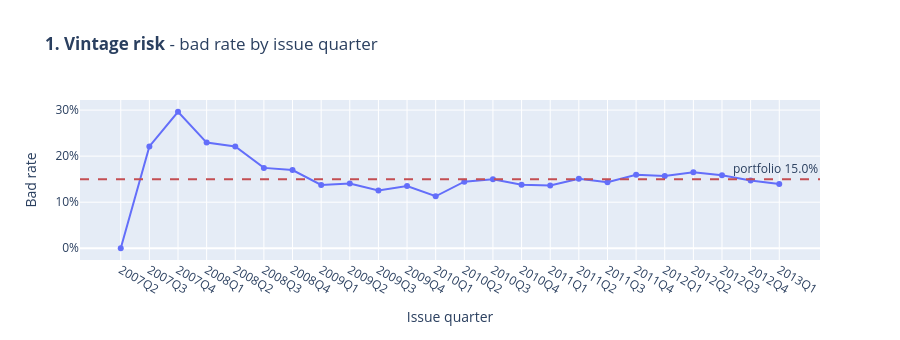
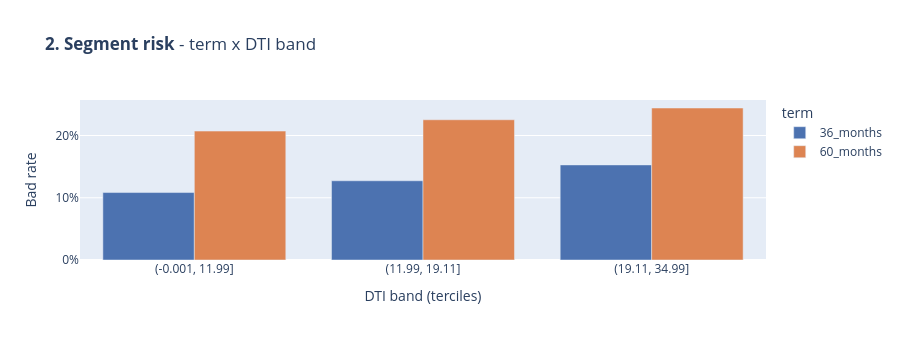
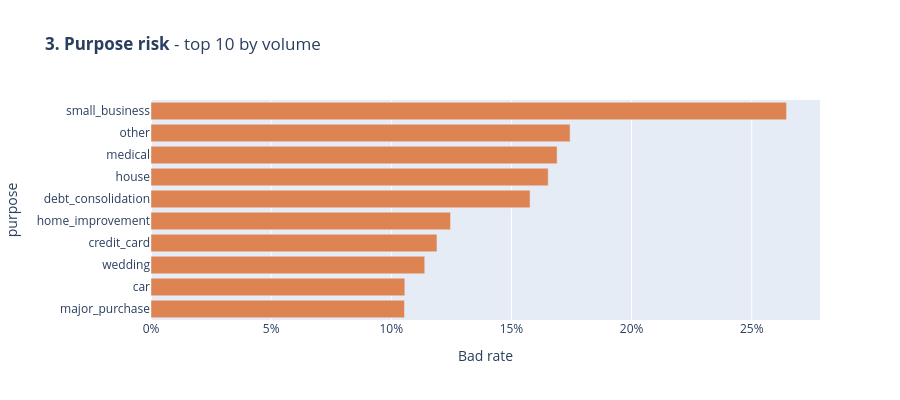
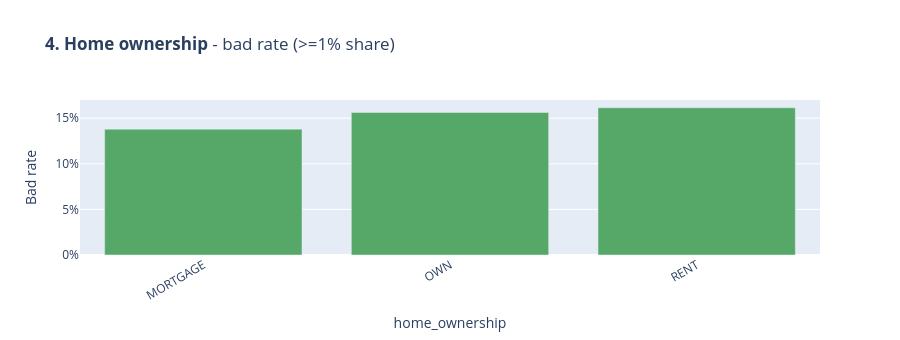

Notebook source saved alongside these figures, in order:
### Markdown cell above
<br>

## **4.3. Dashboard Preview: Interactive (Plotly)**

Mock-up of the panels the future **Streamlit dashboard** will render, built
with plain Plotly so the layout/interaction can be evaluated before the app
exists. Scorecard/PD panels are intentionally absent: they arrive with the
modeling notebooks; this preview covers the EDA-level portfolio views only.
All figures are computed on the eligible EDA population (`df`).

### Code cell
# 4.3. DASHBOARD PREVIEW - interactive Plotly panels (EDA level)
import plotly.express as px
from src.performance_window import bad_rate_by_vintage

BASE_BAD = df['target'].mean()

# ---- Panel 1: bad rate by vintage quarter ----
vint = bad_rate_by_vintage(df)
fig1 = px.line(vint, x='vintage', y='bad_rate', markers=True,
               labels={'bad_rate': 'Bad rate', 'vintage': 'Issue quarter'},
               title='<b>1. Vintage risk</b> - bad rate by issue quarter')
fig1.add_hline(y=BASE_BAD, line_dash='dash', line_color=C_RED,
               annotation_text=f'portfolio {BASE_BAD:.1%}')
fig1.update_layout(height=340, yaxis_tickformat='.0%', hovermode='x unified')
fig1.show()

# ---- Panel 2: term x DTI-tercile segment risk ----
_seg = df[['term', 'dti', 'target']].dropna().copy()
_seg['dti_band'] = pd.qcut(_seg['dti'], 3, duplicates='drop').astype(str)
_seg_prof = (_seg.groupby(['term', 'dti_band'], observed=True)['target']
               .agg(bad_rate='mean', n='size').reset_index()
               .assign(bad_lift=lambda d: d['bad_rate'] / BASE_BAD))
fig2 = px.bar(_seg_prof, x='dti_band', y='bad_rate', color='term',
              barmode='group',
              labels={'bad_rate': 'Bad rate', 'dti_band': 'DTI band (terciles)'},
              title='<b>2. Segment risk</b> - term x DTI band',
              color_discrete_sequence=[C_BLUE, C_ORANGE, C_GREEN, C_RED])
fig2.update_layout(height=340, yaxis_tickformat='.0%', hovermode='x unified')
fig2.show()

# ---- Panel 3: purpose risk (top 10 by volume) ----
_top = df['purpose'].value_counts().head(10).index
_purp = (df[df['purpose'].isin(_top)].groupby('purpose')['target']
           .agg(bad_rate='mean', n='size').reset_index()
           .sort_values('bad_rate'))
fig3 = px.bar(_purp, x='bad_rate', y='purpose', orientation='h',
              labels={'bad_rate': 'Bad rate'},
              title='<b>3. Purpose risk</b> - top 10 by volume',
              color_discrete_sequence=[C_ORANGE])
fig3.update_layout(height=400, yaxis={'categoryorder': 'total ascending'},
                   xaxis_tickformat='.0%')
fig3.show()

# ---- Panel 4: home ownership risk (>=1% share) ----
_home = (df.groupby('home_ownership')['target']
           .agg(bad_rate='mean', n='size').reset_index()
           .assign(share=lambda d: d['n'] / d['n'].sum())
           .query('share >= 0.01'))
fig4 = px.bar(_home, x='home_ownership', y='bad_rate',
              labels={'bad_rate': 'Bad rate'},
              title='<b>4. Home ownership</b> - bad rate (>=1% share)',
              color_discrete_sequence=[C_GREEN])
fig4.update_layout(height=340, xaxis_tickangle=-30, yaxis_tickformat='.0%')
fig4.show()

# ---- Panel 5: segment profile table (dashboard-style summary card) ----
summary = (_seg_prof.assign(pct=lambda d: (d['n'] / d['n'].sum() * 100).round(1),
                            bad_rate=lambda d: d['bad_rate'].round(4),
                            bad_lift=lambda d: d['bad_lift'].round(2))
           [['term', 'dti_band', 'pct', 'n', 'bad_rate', 'bad_lift']]
           .sort_values('bad_rate', ascending=False))
print(f'Eligible population: {len(df):,} | base bad rate {BASE_BAD:.2%}')
display(summary)

### Figure 1 — Plotly figure (JSON) as saved in the notebook; plotly's stock layout.template omitted (floating-point values rounded to 4 significant figures)
{"data": [{"hovertemplate": "Issue quarter=%{x}<br>Bad rate=%{y}<extra></extra>", "legendgroup": "", "line": {"color": "#636efa", "dash": "solid"}, "marker": {"symbol": "circle"}, "mode": "lines+markers", "name": "", "orientation": "v", "showlegend": false, "type": "scatter", "x": ["2007Q2", "2007Q3", "2007Q4", "2008Q1", "2008Q2", "2008Q3", "2008Q4", "2009Q1", "2009Q2", "2009Q3", "2009Q4", "2010Q1", "2010Q2", "2010Q3", "2010Q4", "2011Q1", "2011Q2", "2011Q3", "2011Q4", "2012Q1", "2012Q2", "2012Q3", "2012Q4", "2013Q1"], "xaxis": "x", "y": [0.0, 0.221, 0.2964, 0.2295, 0.2209, 0.1745, 0.1698, 0.1374, 0.1408, 0.1256, 0.1352, 0.1129, 0.1444, 0.1496, 0.1379, 0.1364, 0.1509, 0.1434, 0.1598, 0.1567, 0.1652, 0.1584, 0.1472, 0.1394], "yaxis": "y"}], "layout": {"annotations": [{"showarrow": false, "text": "portfolio 15.0%", "x": 1, "xanchor": "right", "xref": "x domain", "y": 0.1501, "yanchor": "bottom", "yref": "y"}], "height": 340, "hovermode": "x unified", "legend": {"tracegroupgap": 0}, "shapes": [{"line": {"color": "#C44E52", "dash": "dash"}, "type": "line", "x0": 0, "x1": 1, "xref": "x domain", "y0": 0.1501, "y1": 0.1501, "yref": "y"}], "title": {"text": "<b>1. Vintage risk</b> - bad rate by issue quarter"}, "xaxis": {"anchor": "y", "domain": [0, 1], "title": {"text": "Issue quarter"}}, "yaxis": {"anchor": "x", "domain": [0, 1], "tickformat": ".0%", "title": {"text": "Bad rate"}}}}

### Figure 2 — Plotly figure (JSON) as saved in the notebook; plotly's stock layout.template omitted (floating-point values rounded to 4 significant figures)
{"data": [{"alignmentgroup": "True", "hovertemplate": "term=36_months<br>DTI band (terciles)=%{x}<br>Bad rate=%{y}<extra></extra>", "legendgroup": "36_months", "marker": {"color": "#4C72B0", "pattern": {"shape": ""}}, "name": "36_months", "offsetgroup": "36_months", "orientation": "v", "showlegend": true, "textposition": "auto", "type": "bar", "x": ["(-0.001, 11.99]", "(11.99, 19.11]", "(19.11, 34.99]"], "xaxis": "x", "y": [0.1083, 0.1273, 0.1528], "yaxis": "y"}, {"alignmentgroup": "True", "hovertemplate": "term=60_months<br>DTI band (terciles)=%{x}<br>Bad rate=%{y}<extra></extra>", "legendgroup": "60_months", "marker": {"color": "#DD8452", "pattern": {"shape": ""}}, "name": "60_months", "offsetgroup": "60_months", "orientation": "v", "showlegend": true, "textposition": "auto", "type": "bar", "x": ["(-0.001, 11.99]", "(11.99, 19.11]", "(19.11, 34.99]"], "xaxis": "x", "y": [0.2071, 0.2253, 0.2442], "yaxis": "y"}], "layout": {"barmode": "group", "height": 340, "hovermode": "x unified", "legend": {"title": {"text": "term"}, "tracegroupgap": 0}, "title": {"text": "<b>2. Segment risk</b> - term x DTI band"}, "xaxis": {"anchor": "y", "domain": [0, 1], "title": {"text": "DTI band (terciles)"}}, "yaxis": {"anchor": "x", "domain": [0, 1], "tickformat": ".0%", "title": {"text": "Bad rate"}}}}

### Figure 3 — Plotly figure (JSON) as saved in the notebook; plotly's stock layout.template omitted (floating-point values rounded to 4 significant figures)
{"data": [{"hovertemplate": "Bad rate=%{x}<br>purpose=%{y}<extra></extra>", "legendgroup": "", "marker": {"color": "#DD8452", "pattern": {"shape": ""}}, "name": "", "orientation": "h", "showlegend": false, "textposition": "auto", "type": "bar", "x": [0.1055, 0.1056, 0.1139, 0.119, 0.1247, 0.1578, 0.1653, 0.169, 0.1744, 0.2645], "xaxis": "x", "y": ["major_purchase", "car", "wedding", "credit_card", "home_improvement", "debt_consolidation", "house", "medical", "other", "small_business"], "yaxis": "y"}], "layout": {"barmode": "relative", "height": 400, "legend": {"tracegroupgap": 0}, "title": {"text": "<b>3. Purpose risk</b> - top 10 by volume"}, "xaxis": {"anchor": "y", "domain": [0, 1], "tickformat": ".0%", "title": {"text": "Bad rate"}}, "yaxis": {"anchor": "x", "categoryorder": "total ascending", "domain": [0, 1], "title": {"text": "purpose"}}}}

### Figure 4 — Plotly figure (JSON) as saved in the notebook; plotly's stock layout.template omitted (floating-point values rounded to 4 significant figures)
{"data": [{"hovertemplate": "home_ownership=%{x}<br>Bad rate=%{y}<extra></extra>", "legendgroup": "", "marker": {"color": "#55A868", "pattern": {"shape": ""}}, "name": "", "orientation": "v", "showlegend": false, "textposition": "auto", "type": "bar", "x": ["MORTGAGE", "OWN", "RENT"], "xaxis": "x", "y": [0.138, 0.1563, 0.1615], "yaxis": "y"}], "layout": {"barmode": "relative", "height": 340, "legend": {"tracegroupgap": 0}, "title": {"text": "<b>4. Home ownership</b> - bad rate (>=1% share)"}, "xaxis": {"anchor": "y", "domain": [0, 1], "tickangle": -30, "title": {"text": "home_ownership"}}, "yaxis": {"anchor": "x", "domain": [0, 1], "tickformat": ".0%", "title": {"text": "Bad rate"}}}}
